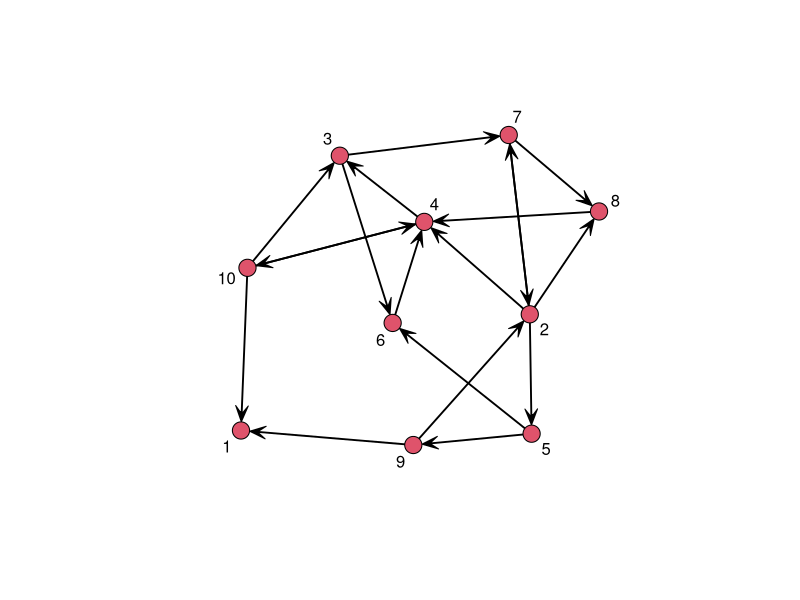
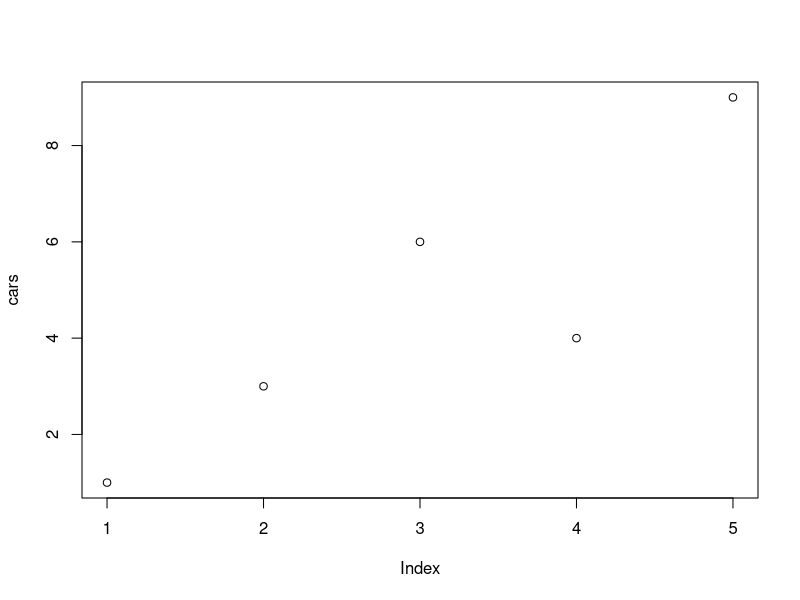

R code for these plots, in order:
# Install "SNA" package first
# Install "gplots" package second

# "igraph" package can aslo be a choice

# goal of the class: 
# 1. family with r "sna" package
# 2. family tieh r "gplots" package 
# 92 - 96

library(sna)
N=10
plink=0.15
graph=rgraph(N,1,plink,"digraph",TRUE)
gplot(graph,gmode="digraph", displaylabels=TRUE)

# Define the cars vector with 5 values
cars <- c(1, 3, 6, 4, 9)

# Graph the cars vector with all defaults
plot(cars)
